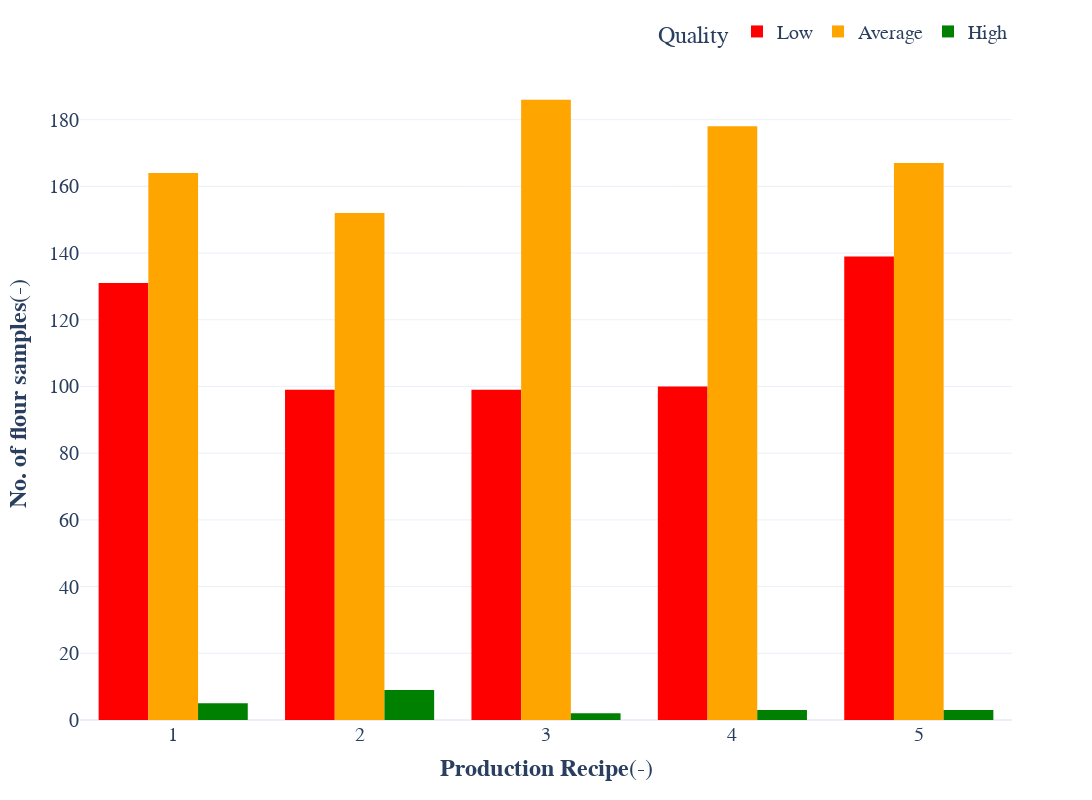

The notebook cell this image was saved under:
### Markdown cell above
### Plot for Production Recipe v/s Quality

### Code cell
fig_pq = px.histogram(flour_data, x="production_recipe", color="Quality", color_discrete_sequence=['red','orange','green'])

fig_pq.update_yaxes(title_text="<b>No. of flour samples</b>(-)")
fig_pq.update_xaxes(title_text="<b>Production Recipe</b>(-)")
fig_pq.update_layout(barmode='group',template='plotly_white', width=1500, height=800, font=dict(family="Courier New, monospace",size=20), legend=dict(orientation="h", yanchor="bottom", y=1.02, xanchor="right", x=1))

fig_pq.show()

### Figure 1 — Plotly figure (JSON) as saved in the notebook; plotly's stock layout.template omitted (floating-point values rounded to 4 significant figures; data arrays with more than 128 entries replaced by an {"elided": "..."} marker saying what was removed)
{"data": [{"alignmentgroup": "True", "bingroup": "x", "hovertemplate": "Quality=Low<br>production_recipe=%{x}<br>count=%{y}<extra></extra>", "legendgroup": "Low", "marker": {"color": "red", "pattern": {"shape": ""}}, "name": "Low", "offsetgroup": "Low", "orientation": "v", "showlegend": true, "type": "histogram", "x": {"elided": "568 int values"}, "xaxis": "x", "yaxis": "y"}, {"alignmentgroup": "True", "bingroup": "x", "hovertemplate": "Quality=Average<br>production_recipe=%{x}<br>count=%{y}<extra></extra>", "legendgroup": "Average", "marker": {"color": "orange", "pattern": {"shape": ""}}, "name": "Average", "offsetgroup": "Average", "orientation": "v", "showlegend": true, "type": "histogram", "x": {"elided": "847 int values"}, "xaxis": "x", "yaxis": "y"}, {"alignmentgroup": "True", "bingroup": "x", "hovertemplate": "Quality=High<br>production_recipe=%{x}<br>count=%{y}<extra></extra>", "legendgroup": "High", "marker": {"color": "green", "pattern": {"shape": ""}}, "name": "High", "offsetgroup": "High", "orientation": "v", "showlegend": true, "type": "histogram", "x": [2, 2, 4, 2, 2, 1, 1, 4, 3, 5, 2, 2, 5, 2, 1, 1, 2, 4, 2, 1, 3, 5], "xaxis": "x", "yaxis": "y"}], "layout": {"barmode": "group", "font": {"family": "Courier New, monospace", "size": 20}, "height": 800, "legend": {"orientation": "h", "title": {"text": "Quality"}, "tracegroupgap": 0, "x": 1, "xanchor": "right", "y": 1.02, "yanchor": "bottom"}, "margin": {"t": 60}, "width": 1500, "xaxis": {"anchor": "y", "domain": [0, 1], "title": {"text": "<b>Production Recipe</b>(-)"}}, "yaxis": {"anchor": "x", "domain": [0, 1], "title": {"text": "<b>No. of flour samples</b>(-)"}}}}
